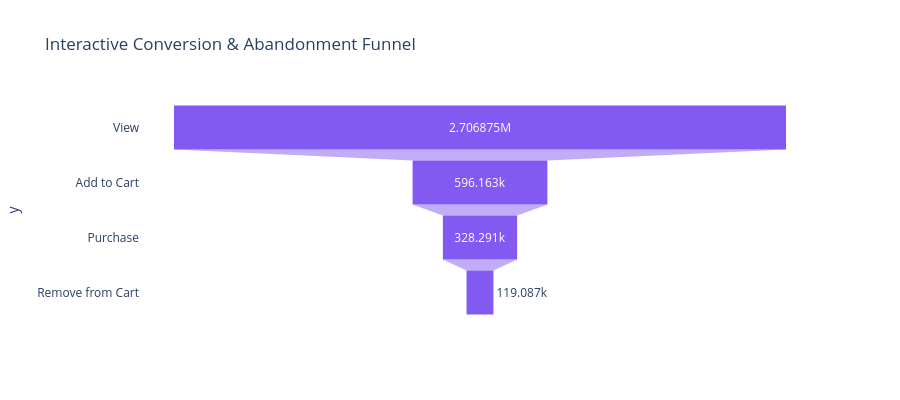
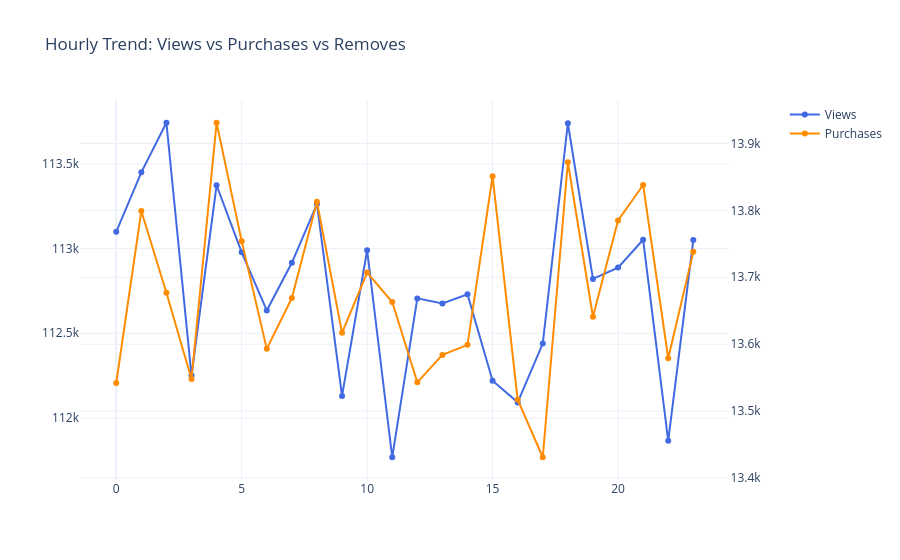

Notebook code cell kept with these figures, in order:
### Markdown cell above
<div dir="rtl">

### 🎯 بخش ششم: تحلیل قیف فروش و رفتار شبانهروزی کاربران
**این نمودارها چه میگویند؟**
در این بخش رفتار خام کاربران را به دو شاخص کلیدی مارکتینگ تبدیل کردهایم:
۱. **قیف تعاملی (Conversion Funnel):** نشان میدهد از کل افرادی که محصولات را دیدهاند، چه کسری از آنها کالا را به سبد خرید اضافه کرده و در نهایت چه کسری واقعاً پول پرداخت کردهاند (شناسایی گلوگاههای ریزش مشتری).
۲. **روند شبانهروزی (Dual-Axis Time Series):** مقایسه ساعتبهساعتِ تعداد بازدیدها (خط آبی) با خریدهای واقعی (خط نارنجی). این نمودار حیاتی نشان میدهد در چه ساعاتی کاربران فقط «ویترینگردی» میکنند و چه زمانی بهترین فرصت برای اجرای کمپینهای فروش است.

</div>

### Code cell
# ==========================================
# 6. قیف فروش و سری زمانی
# ==========================================

# -------------------------------
# الف) قیف فروش
# -------------------------------

total_views = df_user_logs["is_view"].sum()
total_carts = df_user_logs["is_cart"].sum()
total_purchases = df_user_logs["is_purchase"].sum()
total_removes = df_user_logs["is_remove"].sum()

fig_funnel = px.funnel(
    x=[
        total_views,
        total_carts,
        total_purchases,
        total_removes,
    ],
    y=[
        "View",
        "Add to Cart",
        "Purchase",
        "Remove from Cart",
    ],
    title="Interactive Conversion & Abandonment Funnel",
    color_discrete_sequence=["#835AF1"],
)

fig_funnel.update_layout(
    height=400,
    template="plotly_white",
)

fig_funnel.show()

# -------------------------------
# ب) روند ساعتی رفتار کاربران
# -------------------------------

hourly_stats = (
    df_user_logs.groupby("hour")[
        ["is_view", "is_purchase"]
    ]
    .sum()
    .reset_index()
)

fig_time = make_subplots(
    specs=[[{"secondary_y": True}]]
)

# بازدیدها
fig_time.add_trace(
    go.Scatter(
        x=hourly_stats["hour"],
        y=hourly_stats["is_view"],
        name="Views",
        mode="lines+markers",
        line=dict(color="royalblue"),
    ),
    secondary_y=False,
)

# خریدها
fig_time.add_trace(
    go.Scatter(
        x=hourly_stats["hour"],
        y=hourly_stats["is_purchase"],
        name="Purchases",
        mode="lines+markers",
        line=dict(color="darkorange"),
    ),
    secondary_y=True,
)

# حذف از سبد خرید
# fig_time.add_trace(
#     go.Scatter(
#         x=hourly_stats["hour"],
#         # y=hourly_stats["is_remove"],
#         name="Cart Removes",
#         mode="lines+markers",
#         line=dict(
#             color="crimson",
#             dash="dot",
#         ),
#     ),
#     secondary_y=True,
# )

fig_time.update_layout(
    title_text="Hourly Trend: Views vs Purchases vs Removes",
    template="plotly_white",
)

fig_time.show()

### Figure 1 — Plotly figure (JSON) as saved in the notebook; plotly's stock layout.template omitted (floating-point values rounded to 4 significant figures)
{"data": [{"hovertemplate": "x=%{x}<br>y=%{y}<extra></extra>", "legendgroup": "", "marker": {"color": "#835AF1"}, "name": "", "orientation": "h", "showlegend": false, "type": "funnel", "x": [2706875, 596163, 328291, 119087], "xaxis": "x", "y": ["View", "Add to Cart", "Purchase", "Remove from Cart"], "yaxis": "y"}], "layout": {"height": 400, "legend": {"tracegroupgap": 0}, "title": {"text": "Interactive Conversion & Abandonment Funnel"}, "xaxis": {"anchor": "y", "domain": [0, 1], "title": {"text": "x"}}, "yaxis": {"anchor": "x", "domain": [0, 1], "title": {"text": "y"}}}}

### Figure 2 — Plotly figure (JSON) as saved in the notebook; plotly's stock layout.template omitted (floating-point values rounded to 4 significant figures)
{"data": [{"line": {"color": "royalblue"}, "mode": "lines+markers", "name": "Views", "type": "scatter", "x": [0, 1, 2, 3, 4, 5, 6, 7, 8, 9, 10, 11, 12, 13, 14, 15, 16, 17, 18, 19, 20, 21, 22, 23], "xaxis": "x", "y": [113099, 113450, 113743, 112250, 113374, 112978, 112635, 112916, 113263, 112130, 112990, 111768, 112706, 112676, 112730, 112220, 112092, 112439, 113740, 112821, 112888, 113052, 111865, 113050], "yaxis": "y"}, {"line": {"color": "darkorange"}, "mode": "lines+markers", "name": "Purchases", "type": "scatter", "x": [0, 1, 2, 3, 4, 5, 6, 7, 8, 9, 10, 11, 12, 13, 14, 15, 16, 17, 18, 19, 20, 21, 22, 23], "xaxis": "x", "y": [13542, 13799, 13677, 13548, 13931, 13754, 13593, 13669, 13813, 13617, 13707, 13663, 13543, 13584, 13599, 13851, 13517, 13431, 13872, 13641, 13785, 13838, 13579, 13738], "yaxis": "y2"}], "layout": {"title": {"text": "Hourly Trend: Views vs Purchases vs Removes"}, "xaxis": {"anchor": "y", "domain": [0, 0.94]}, "yaxis": {"anchor": "x", "domain": [0, 1]}, "yaxis2": {"anchor": "x", "overlaying": "y", "side": "right"}}}
